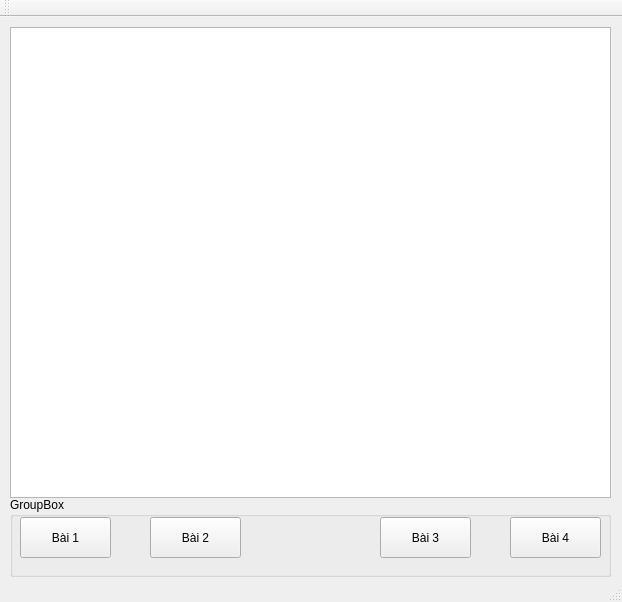
<?xml version="1.0" encoding="UTF-8"?>
<ui version="4.0">
 <class>MainWindow</class>
 <widget class="QMainWindow" name="MainWindow">
  <property name="geometry">
   <rect>
    <x>0</x>
    <y>0</y>
    <width>622</width>
    <height>602</height>
   </rect>
  </property>
  <property name="windowTitle">
   <string>MainWindow</string>
  </property>
  <widget class="QWidget" name="centralWidget">
   <widget class="graphics" name="toonView">
    <property name="geometry">
     <rect>
      <x>10</x>
      <y>10</y>
      <width>601</width>
      <height>471</height>
     </rect>
    </property>
   </widget>
   <widget class="QGroupBox" name="groupBox">
    <property name="geometry">
     <rect>
      <x>10</x>
      <y>480</y>
      <width>601</width>
      <height>80</height>
     </rect>
    </property>
    <property name="title">
     <string>GroupBox</string>
    </property>
    <widget class="QPushButton" name="bai1">
     <property name="geometry">
      <rect>
       <x>10</x>
       <y>20</y>
       <width>91</width>
       <height>41</height>
      </rect>
     </property>
     <property name="text">
      <string>Bài 1</string>
     </property>
    </widget>
    <widget class="QPushButton" name="bai2">
     <property name="geometry">
      <rect>
       <x>140</x>
       <y>20</y>
       <width>91</width>
       <height>41</height>
      </rect>
     </property>
     <property name="text">
      <string>Bài 2</string>
     </property>
    </widget>
    <widget class="QPushButton" name="bai3">
     <property name="geometry">
      <rect>
       <x>370</x>
       <y>20</y>
       <width>91</width>
       <height>41</height>
      </rect>
     </property>
     <property name="text">
      <string>Bài 3</string>
     </property>
    </widget>
    <widget class="QPushButton" name="bai4">
     <property name="geometry">
      <rect>
       <x>500</x>
       <y>20</y>
       <width>91</width>
       <height>41</height>
      </rect>
     </property>
     <property name="text">
      <string>Bài 4</string>
     </property>
    </widget>
   </widget>
  </widget>
  <widget class="QMenuBar" name="menuBar">
   <property name="geometry">
    <rect>
     <x>0</x>
     <y>0</y>
     <width>622</width>
     <height>21</height>
    </rect>
   </property>
  </widget>
  <widget class="QToolBar" name="mainToolBar">
   <attribute name="toolBarArea">
    <enum>TopToolBarArea</enum>
   </attribute>
   <attribute name="toolBarBreak">
    <bool>false</bool>
   </attribute>
  </widget>
  <widget class="QStatusBar" name="statusBar"/>
 </widget>
 <layoutdefault spacing="6" margin="11"/>
 <customwidgets>
  <customwidget>
   <class>graphics</class>
   <extends>QGraphicsView</extends>
   <header>graphics.h</header>
  </customwidget>
 </customwidgets>
 <resources/>
 <connections/>
</ui>
